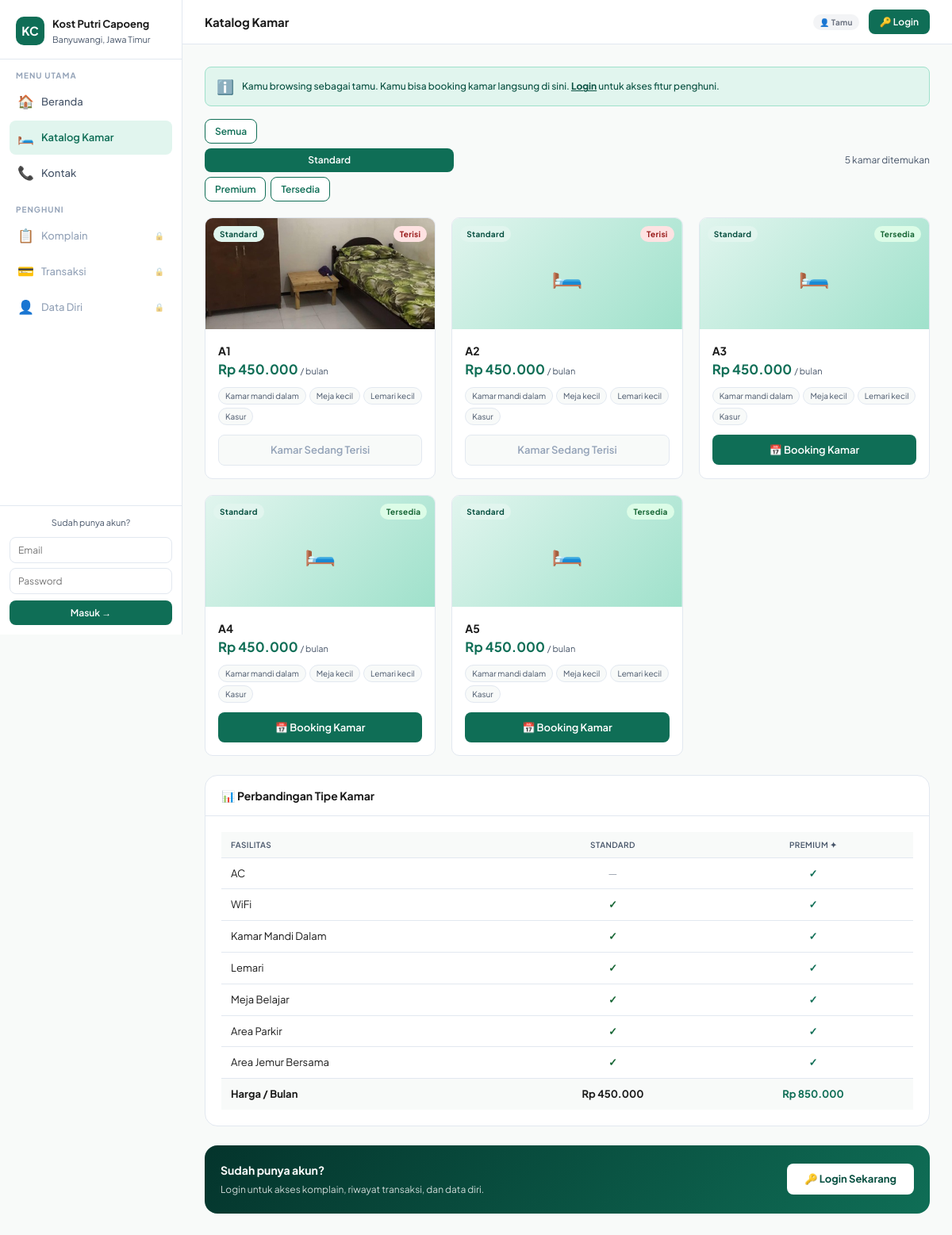
Screenshot of /index.php?page=kamar&filter=standard with the database file from the repository.
### tables this page shows
CREATE TABLE `tb_kamar` (
  `id` int NOT NULL,
  `nama` varchar(50) NOT NULL,
  `tipe` enum('Standard','Premium') NOT NULL,
  `harga` int NOT NULL,
  `status` enum('tersedia','terisi') DEFAULT 'tersedia',
  `fasilitas` text,
  `foto` varchar(255) DEFAULT ''
);

### config.php (called while the page is built, shortened)
<?php
function getDB() {
    static $conn = null;
    if ($conn !== null) return $conn;
    $c = new mysqli(DB_HOST, DB_USER, DB_PASS, DB_NAME);
    $c->set_charset('utf8mb4');
    $conn = $c;
    return $conn;
}
function isLoggedIn() {
    return isset($_SESSION['user_id']) && !empty($_SESSION['user_id']);
}
function getKamarData() {
    $db = getDB();
    $result = $db->query("SELECT * FROM tb_kamar ORDER BY id ASC");
    $rows = [];
    while ($row = $result->fetch_assoc()) $rows[] = $row;
    return $rows;
}

### pages/kamar.php (the view, shortened to what this page needs)
<?php
$kamar_data = getKamarData();
$filter = $_GET['filter'] ?? 'semua';
if ($filter === 'standard') $kamar_data = array_filter($kamar_data, fn($k) => $k['tipe']==='Standard');
elseif ($filter === 'premium') $kamar_data = array_filter($kamar_data, fn($k) => $k['tipe']==='Premium');
elseif ($filter === 'tersedia') $kamar_data = array_filter($kamar_data, fn($k) => $k['status']==='tersedia');
$loggedIn  = isLoggedIn();
$user_kamar = $_SESSION['user_kamar'] ?? null;
?>
<?php if (!$loggedIn): ?>
<div class="alert alert-info mb-2" style="display:flex;align-items:center;gap:10px;">
  <span style="font-size:1.1rem;">ℹ️</span>
  <span>Kamu browsing sebagai tamu. Kamu bisa booking kamar langsung di sini.
  <a href="#" onclick="openLoginModal('kamar');return false;" style="color:var(--teal-dark);font-weight:700;">Login</a> untuk akses fitur penghuni.</span>
</div>
<?php endif; ?>
<div style="display:flex; align-items:center; justify-content:space-between; flex-wrap:wrap; gap:10px; margin-bottom:1.25rem;">
  <div style="display:flex; gap:6px; flex-wrap:wrap;">
    <?php foreach(['semua'=>'Semua','standard'=>'Standard','premium'=>'Premium','tersedia'=>'Tersedia'] as $val=>$lbl): ?>
    <a href="index.php?page=kamar&filter=<?= $val ?>"
       class="btn <?= $filter===$val ? 'btn-primary' : 'btn-outline' ?> btn-sm">
      <?= $lbl ?>
    </a>
    <?php endforeach; ?>
  </div>
  <span class="text-sm text-muted"><?= count($kamar_data) ?> kamar ditemukan</span>
</div>
<?php if (empty($kamar_data)): ?>
<div class="empty-state">
  <span class="empty-icon">🔍</span><h4>Tidak ada kamar</h4><p>Coba filter lain</p>
</div>
<?php else: ?>
<div class="kamar-grid">
  <?php foreach($kamar_data as $k):
    $has_foto = false;
    $foto_url = '';
    if (!empty($k['foto'])) {
        $foto_path = 'uploads/' . $k['foto'];
        $foto_url_encoded = str_replace(' ', '%20', $foto_path);
        if (file_exists($foto_path)) {
            $has_foto = true;
            $foto_url = $foto_url_encoded;
        }
    }
  ?>
  <div class="kamar-card">
    <div class="kamar-thumb <?= $k['tipe']==='Premium'?'kamar-thumb-prm':'kamar-thumb-std' ?>"
         style="<?= $has_foto ? 'background-image:url('.$foto_url.');background-size:cover;background-position:center;' : '' ?>">
      <?php if (!$has_foto): ?>
        <span style="font-size:2rem;"><?= $k['tipe']==='Premium' ? '🏠' : '🛏️' ?></span>
      <?php endif; ?>
      <span class="badge badge-<?= strtolower($k['tipe']) ?>" style="position:absolute;top:10px;left:10px;z-index:2;"><?= $k['tipe'] ?></span>
      <span class="badge badge-<?= $k['status']==='tersedia'?'tersedia':'terisi' ?>" style="position:absolute;top:10px;right:10px;z-index:2;">
        <?= $k['status']==='tersedia'?'Tersedia':'Terisi' ?>
      </span>
    </div>
    <div class="kamar-body">
      <div class="kamar-name"><?= $k['nama'] ?></div>
      <div class="kamar-harga">Rp <?= number_format($k['harga'],0,',','.') ?> <span>/ bulan</span></div>
      <div class="kamar-fasilitas">
        <?php foreach(explode(', ', $k['fasilitas']) as $f): ?>
        <span class="tag"><?= trim($f) ?></span>
        <?php endforeach; ?>
      </div>
      <?php if($k['status']==='tersedia'): ?>
        <?php if ($loggedIn && !empty($user_kamar) && $user_kamar !== '-'): ?>
          <div style="background:var(--bg);color:var(--text-light);text-align:center;cursor:not-allowed;border:1px solid var(--border);border-radius:8px;padding:8px;font-size:13px;font-weight:600;">
            🔒 Kamu sudah punya kamar
          </div>
        <?php else: ?>
          <button onclick="openBookingModalTamu('<?= htmlspecialchars($k['nama']) ?>', <?= $k['harga'] ?>)"
            class="btn btn-primary" style="width:100%;display:block;text-align:center;border-radius:8px;">
            📅 Booking Kamar
          </button>
        <?php endif; ?>
      <?php else: ?>
        <div style="background:var(--bg);color:var(--text-light);text-align:center;cursor:default;border:1px solid var(--border);border-radius:8px;padding:8px;font-size:13px;font-weight:600;">
          Kamar Sedang Terisi
        </div>
      <?php endif; ?>
    </div>
  </div>
  <?php endforeach; ?>
</div>
<?php endif; ?>
<div class="card mt-3">
  <div class="card-header"><span class="card-title">📊 Perbandingan Tipe Kamar</span></div>
  <div class="card-body">
    <div class="table-wrap">
      <table>
        <thead>
          <tr>
            <th>Fasilitas</th>
            <th style="text-align:center;">Standard</th>
            <th style="text-align:center;">Premium ✦</th>
          </tr>
        </thead>
        <tbody>
          <?php
          $komparasi = [
            'AC'                  => [false, true],
            'WiFi'                => [true, true],
            'Kamar Mandi Dalam'   => [true, true],
            'Lemari'              => [true, true],
            'Meja Belajar'        => [true, true],
            'Area Parkir'         => [true, true],
            'Area Jemur Bersama'  => [true, true],
          ];
          foreach($komparasi as $item => [$std, $prm]):
          ?>
          <tr>
            <td><?= $item ?></td>
            <td style="text-align:center;"><?= $std ? '<span style="color:#166534;font-weight:700;">✓</span>' : '<span style="color:#9ca3af;">—</span>' ?></td>
            <td style="text-align:center;"><?= $prm ? '<span style="color:var(--teal);font-weight:700;">✓</span>' : '<span style="color:#9ca3af;">—</span>' ?></td>
          </tr>
          <?php endforeach; ?>
          <tr style="background:var(--bg);">
            <td style="font-weight:700;color:#1a1a1a;">Harga / Bulan</td>
            <td style="text-align:center;font-weight:700;color:#1a1a1a;">Rp 450.000</td>
            <td style="text-align:center;font-weight:700;color:var(--teal);">Rp 850.000</td>
          </tr>
        </tbody>
      </table>
    </div>
  </div>
</div>
<?php if (!$loggedIn): ?>
<div class="card mt-3" style="background:linear-gradient(135deg,#04342C,#0F6E56);color:white;border:none;">
  <div class="card-body" style="display:flex;align-items:center;justify-content:space-between;flex-wrap:wrap;gap:1rem;">
    <div>
      <div style="font-weight:700;font-size:14px;margin-bottom:4px;">Sudah punya akun?</div>
      <div style="font-size:12px;opacity:.8;">Login untuk akses komplain, riwayat transaksi, dan data diri.</div>
    </div>
    <a href="#" onclick="openLoginModal('beranda');return false;"
       style="background:white;color:var(--teal-dark);padding:9px 22px;border-radius:8px;font-weight:700;font-size:13px;text-decoration:none;flex-shrink:0;">
      🔑 Login Sekarang
    </a>
  </div>
</div>
<?php endif; ?>

### style.css (style rules this page uses)
*, *::before, *::after { box-sizing: border-box; margin: 0; padding: 0; }
:root { --teal: #0F6E56; --teal-light: #E1F5EE; --teal-mid: #1D9E75; --teal-dark: #085041; --teal-xlight: #f0fdf9; --amber: #EF9F27; --amber-light: #FAEEDA; --coral: #D85A30; --coral-light: #FAECE7; --text: #1a1a1a; --text-muted: #475569; --text-light: #94a3b8; --border: #e2e8f0; --bg: #f8faf9; --white: #ffffff; --radius-sm: 6px; --radius-md: 10px; --radius-lg: 16px; --shadow-sm: 0 1px 3px rgba(0,0,0,0.05); --shadow-md: 0 2px 12px rgba(0,0,0,0.06); --shadow-lg: 0 4px 24px rgba(0,0,0,0.08); --sidebar-w: 230px; --gap: 1.25rem; --card-padding: 1.25rem; }
html { scroll-behavior: smooth; }
body { font-family: 'Plus Jakarta Sans', 'Segoe UI', sans-serif; color: var(--text); background: var(--bg); font-size: 14px; line-height: 1.6; }
.btn { display: inline-block; padding: 10px 20px; border-radius: 8px; font-size: 13px; font-weight: 600; cursor: pointer; border: none; font-family: inherit; transition: all 0.2s ease; text-decoration: none; text-align: center; }
.btn-primary { background: var(--teal); color: white; width: 100%; padding: 11px; }
.btn-outline { background: white; color: var(--teal); border: 1.5px solid var(--teal); }
.btn-sm { padding: 5px 12px; font-size: 12px; }
.alert { padding: 10px 14px; border-radius: 8px; font-size: 12px; margin-bottom: 1rem; font-weight: 500; }
.alert-info { background: var(--teal-light); color: var(--teal-dark); border: 1px solid #9FE1CB; }
.card { background: white; border: 1px solid var(--border); border-radius: var(--radius-lg); overflow: hidden; transition: all 0.2s ease; }
.card-header { padding: 0.85rem 1.25rem; border-bottom: 1px solid var(--border); display: flex; align-items: center; justify-content: space-between; flex-wrap: wrap; gap: 0.5rem; }
.card-title { font-weight: 700; font-size: 14px; color: #1a1a1a; }
.card-body { padding: 1.25rem; }
.kamar-grid { display: grid; grid-template-columns: repeat(auto-fill, minmax(220px, 1fr)); gap: 1.25rem; }
.kamar-card { background: white; border: 1px solid var(--border); border-radius: var(--radius-md); overflow: hidden; transition: all 0.2s ease; }
.kamar-thumb { height: 140px; display: flex; align-items: center; justify-content: center; font-size: 2rem; position: relative; background-size: cover !important; background-position: center !important; }
.kamar-thumb-std { background: linear-gradient(135deg, #E1F5EE, #9FE1CB); }
.kamar-body { padding: 1rem; }
.kamar-name { font-weight: 700; font-size: 14px; color: #1a1a1a; }
.kamar-harga { font-size: 1.05rem; font-weight: 700; color: var(--teal); }
.kamar-harga span { font-size: 11px; color: var(--text-muted); font-weight: 400; }
.kamar-fasilitas { display: flex; flex-wrap: wrap; gap: 4px; margin: 8px 0 12px; }
.badge { display: inline-block; padding: 2px 8px; border-radius: 99px; font-size: 10px; font-weight: 700; letter-spacing: 0.3px; }
.badge-tersedia { background: #dcfce7; color: #166534; }
.badge-terisi { background: #fee2e2; color: #991b1b; }
.badge-standard { background: var(--teal-light); color: var(--teal-dark); }
.tag { background: var(--bg); border: 1px solid var(--border); padding: 2px 8px; border-radius: 99px; font-size: 10px; color: var(--text-muted); }
.table-wrap { overflow-x: auto; }
table { width: 100%; border-collapse: collapse; font-size: 13px; }
th { text-align: left; padding: 8px 12px; font-size: 10px; font-weight: 600; color: var(--text-muted); letter-spacing: 0.4px; text-transform: uppercase; border-bottom: 1.5px solid var(--border); background: var(--bg); }
td { padding: 9px 12px; border-bottom: 1px solid var(--border); vertical-align: middle; color: #1a1a1a; }
tr:last-child td { border-bottom: none; }
.text-muted { color: var(--text-muted); }
.text-sm { font-size: 12px; }
.mt-3 { margin-top: 1.5rem; }
.mb-2 { margin-bottom: 1rem; }

### rows the page displays
tb_kamar: foto (picture), tipe "Standard", status "Terisi", nama "A1", harga "450.000", fasilitas "Kamar mandi dalam", fasilitas "Meja kecil", fasilitas "Lemari kecil", fasilitas "Kasur"
tb_kamar: tipe "Standard", status "Terisi", nama "A2", harga "450.000", fasilitas "Kamar mandi dalam", fasilitas "Meja kecil", fasilitas "Lemari kecil", fasilitas "Kasur"
tb_kamar: tipe "Standard", status "Tersedia", nama "A3", harga "450.000", fasilitas "Kamar mandi dalam", fasilitas "Meja kecil", fasilitas "Lemari kecil", fasilitas "Kasur"
tb_kamar: tipe "Standard", status "Tersedia", nama "A4", harga "450.000", fasilitas "Kamar mandi dalam", fasilitas "Meja kecil", fasilitas "Lemari kecil", fasilitas "Kasur"
tb_kamar: tipe "Standard", status "Tersedia", nama "A5", harga "450.000", fasilitas "Kamar mandi dalam", fasilitas "Meja kecil", fasilitas "Lemari kecil", fasilitas "Kasur"

### other values shown
$pageTitle "Katalog Kamar"
$lbl "Semua"
$lbl "Standard"
$lbl "Premium"
$lbl "Tersedia"
count($kamar_data) "5"
$item "AC"
$item "WiFi"
$item "Kamar Mandi Dalam"
$item "Lemari"
$item "Meja Belajar"
$item "Area Parkir"
$item "Area Jemur Bersama"
